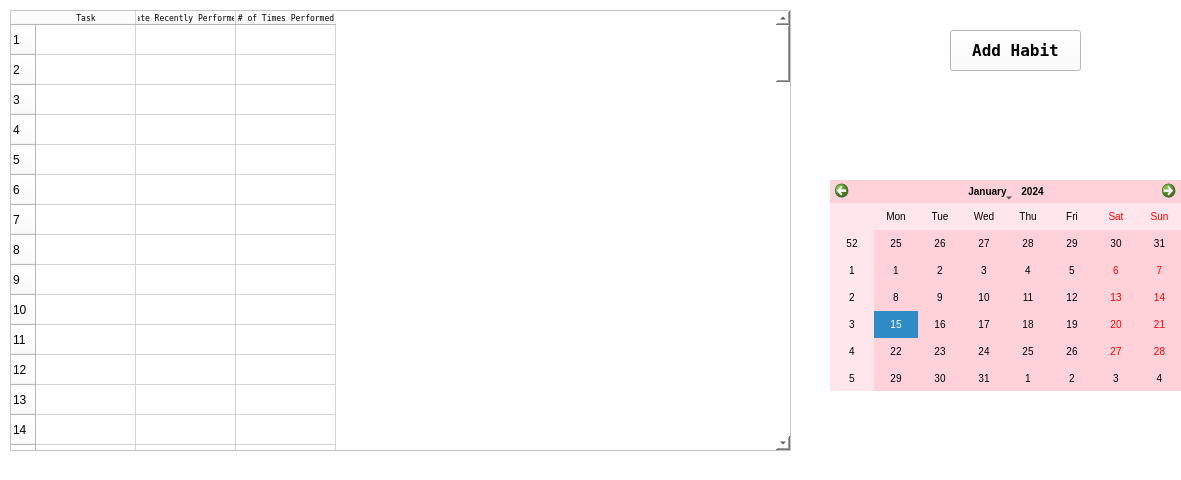
<?xml version="1.0" encoding="UTF-8"?>
<ui version="4.0">
 <class>HabitTracker</class>
 <widget class="QMainWindow" name="HabitTracker">
  <property name="geometry">
   <rect>
    <x>0</x>
    <y>0</y>
    <width>1181</width>
    <height>480</height>
   </rect>
  </property>
  <property name="minimumSize">
   <size>
    <width>0</width>
    <height>0</height>
   </size>
  </property>
  <property name="windowTitle">
   <string>HabitTracker</string>
  </property>
  <property name="styleSheet">
   <string notr="true">background-color: rgb(255, 255, 255);</string>
  </property>
  <widget class="QWidget" name="centralWidget">
   <widget class="QPushButton" name="add_btn">
    <property name="geometry">
     <rect>
      <x>950</x>
      <y>30</y>
      <width>131</width>
      <height>41</height>
     </rect>
    </property>
    <property name="sizePolicy">
     <sizepolicy hsizetype="Expanding" vsizetype="Expanding">
      <horstretch>0</horstretch>
      <verstretch>0</verstretch>
     </sizepolicy>
    </property>
    <property name="minimumSize">
     <size>
      <width>50</width>
      <height>0</height>
     </size>
    </property>
    <property name="font">
     <font>
      <family>Terminal</family>
      <pointsize>12</pointsize>
      <weight>75</weight>
      <bold>true</bold>
     </font>
    </property>
    <property name="styleSheet">
     <string notr="true"/>
    </property>
    <property name="text">
     <string>Add Habit</string>
    </property>
   </widget>
   <widget class="QTableWidget" name="tableWidget">
    <property name="geometry">
     <rect>
      <x>10</x>
      <y>10</y>
      <width>781</width>
      <height>441</height>
     </rect>
    </property>
    <property name="sizePolicy">
     <sizepolicy hsizetype="Expanding" vsizetype="Expanding">
      <horstretch>0</horstretch>
      <verstretch>0</verstretch>
     </sizepolicy>
    </property>
    <property name="minimumSize">
     <size>
      <width>0</width>
      <height>0</height>
     </size>
    </property>
    <property name="maximumSize">
     <size>
      <width>16777215</width>
      <height>16777215</height>
     </size>
    </property>
    <property name="sizeIncrement">
     <size>
      <width>0</width>
      <height>0</height>
     </size>
    </property>
    <property name="rowCount">
     <number>100</number>
    </property>
    <row/>
    <row/>
    <row/>
    <row/>
    <row/>
    <row/>
    <row/>
    <row/>
    <row/>
    <row/>
    <row/>
    <row/>
    <row/>
    <row/>
    <row/>
    <row/>
    <row/>
    <row/>
    <row/>
    <row/>
    <row/>
    <row/>
    <row/>
    <row/>
    <row/>
    <row/>
    <row/>
    <row/>
    <row/>
    <row/>
    <row/>
    <row/>
    <row/>
    <row/>
    <row/>
    <row/>
    <row/>
    <row/>
    <row/>
    <row/>
    <row/>
    <row/>
    <row/>
    <row/>
    <row/>
    <row/>
    <row/>
    <row/>
    <row/>
    <row/>
    <row/>
    <row/>
    <row/>
    <row/>
    <row/>
    <row/>
    <row/>
    <row/>
    <row/>
    <row/>
    <row/>
    <row/>
    <row/>
    <row/>
    <row/>
    <row/>
    <row/>
    <row/>
    <row/>
    <row/>
    <row/>
    <row/>
    <row/>
    <row/>
    <row/>
    <row/>
    <row/>
    <row/>
    <row/>
    <row/>
    <row/>
    <row/>
    <row/>
    <row/>
    <row/>
    <row/>
    <row/>
    <row/>
    <row/>
    <row/>
    <row/>
    <row/>
    <row/>
    <row/>
    <row/>
    <row/>
    <row/>
    <row/>
    <row/>
    <row/>
    <column>
     <property name="text">
      <string notr="true">Task</string>
     </property>
     <property name="font">
      <font>
       <family>Terminal</family>
       <pointsize>6</pointsize>
      </font>
     </property>
     <property name="textAlignment">
      <set>AlignCenter</set>
     </property>
    </column>
    <column>
     <property name="text">
      <string>Date Recently Performed</string>
     </property>
     <property name="font">
      <font>
       <family>Terminal</family>
       <pointsize>6</pointsize>
      </font>
     </property>
     <property name="textAlignment">
      <set>AlignCenter</set>
     </property>
    </column>
    <column>
     <property name="text">
      <string># of Times Performed</string>
     </property>
     <property name="font">
      <font>
       <family>Terminal</family>
       <pointsize>6</pointsize>
      </font>
     </property>
     <property name="textAlignment">
      <set>AlignCenter</set>
     </property>
    </column>
   </widget>
   <widget class="QCalendarWidget" name="calendarWidget">
    <property name="geometry">
     <rect>
      <x>830</x>
      <y>180</y>
      <width>351</width>
      <height>211</height>
     </rect>
    </property>
    <property name="styleSheet">
     <string notr="true">background-color: rgb(255, 210, 217); color: rgb(0, 0, 0); font-family: &quot;Terminal&quot;; font-size: 10px; 
alternate-background-color: rgb(255, 229, 236)</string>
    </property>
   </widget>
  </widget>
 </widget>
 <layoutdefault spacing="6" margin="11"/>
 <resources/>
 <connections/>
</ui>
